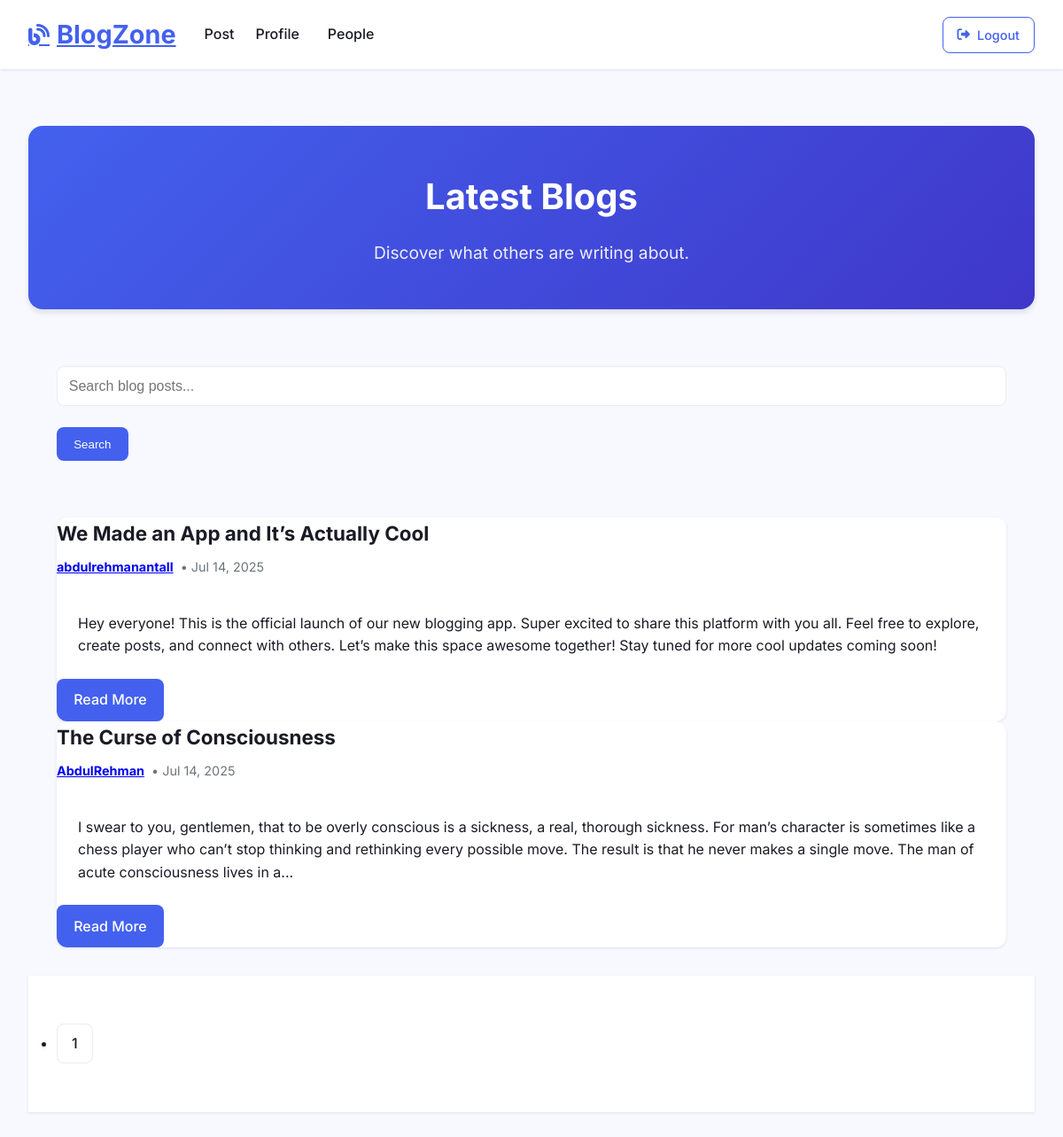
The page / (signed in) on the database its author committed.
### companyblog/models.py (models this page shows, shortened)
class BlogPost(db.Model):
    users=db.relationship(User)
    id=db.Column(db.Integer,primary_key=True)
    user_id=db.Column(db.Integer,db.ForeignKey('users.id'),nullable=False)
    date=db.Column(db.DateTime,nullable=False,default=datetime.utcnow)
    title=db.Column(db.String(),nullable=False)
    text=db.Column(db.Text,nullable=False)

class User(db.Model,UserMixin):
    __tablename__='users'
    id=db.Column(db.Integer,primary_key=True)
    profile_image=db.Column(db.String(64),nullable=False,default='default_profile.png')
    email=db.Column(db.String(64),unique=True,index=True)
    username=db.Column(db.String(64),unique=True,index=True)
    password_hash=db.Column(db.String(128))
    posts=db.relationship('BlogPost',backref='author',lazy=True)

### companyblog/core/views.py (the view)
@core.route('/')
def index():
    page = request.args.get('page', 1, type=int)
    search_query = request.args.get('search', '')
    if search_query:
        blog_posts = BlogPost.query.filter(
            or_(
                BlogPost.title.ilike(f'%{search_query}%'),
                BlogPost.text.ilike(f'%{search_query}%')
            )
        ).order_by(BlogPost.date.desc()).paginate(page=page, per_page=5)
    else:
        blog_posts = BlogPost.query.order_by(BlogPost.date.desc()).paginate(page=page, per_page=5)
    return render_template('index.html', blog_posts=blog_posts)

### companyblog/models.py (called while the page is built)
@login_manager.user_loader
def load_user(user_id):
    return User.query.get(user_id)

### companyblog/templates/index.html
{% extends "base.html" %}
{% block content %}
<div class="jumbotron">
    <h1>Latest Blogs</h1>
    <p>Discover what others are writing about.</p>
</div>
<div class="container mb-4">
    <form method="GET" action="{{ url_for('core.index') }}" class="d-flex">
        <input type="text" name="search" class="form-control me-2" placeholder="Search blog posts..."
            value="{{ request.args.get('search', '') }}">
        <button type="submit" class="btn btn-primary">Search</button>
    </form>
</div>
<div class="container">
    {% for post in blog_posts.items %}
    <div class="post-card">
        <h2>
            <a href="{{ url_for('blog_posts.blog_post', blog_post_id=post.id) }}">
                {{ post.title }}
            </a>
        </h2>
        <div class="post-meta">
            <a href="{{ url_for('users.user_posts', username=post.author.username) }}">
                <strong>{{ post.author.username }}</strong>
            </a> • {{ post.date.strftime('%b %d, %Y') }}
        </div>
        <p class="post-content">
            {{ post.text[:300] }}{% if post.text|length > 300 %}...{% endif %}
        </p>
        <div class="post-actions">
            <a class="btn btn-primary" href="{{ url_for('blog_posts.blog_post', blog_post_id=post.id) }}">
                Read More
            </a>
        </div>
    </div>
    {% endfor %}
</div>
<nav aria-label="Pagination">
    <ul class="pagination">
        {% for page_num in blog_posts.iter_pages(left_edge=1, right_edge=1, left_current=1, right_current=1) %}
        {% if page_num %}
        {% if blog_posts.page == page_num %}
        <li class="page-item active"><a class="page-link" href="#">{{ page_num }}</a></li>
        {% else %}
        <li class="page-item"><a class="page-link"
                href="{{ url_for('core.index', page=page_num, search=request.args.get('search')) }}">{{ page_num }}</a>
        </li>
        {% endif %}
        {% endif %}
        {% endfor %}
    </ul>
</nav>
{% endblock %}

### companyblog/templates/base.html (style rules this page uses)
:root { --primary: #4361ee; --primary-light: #e0e7ff; --secondary: #3f37c9; --accent: #f72585; --dark: #1a1b25; --light: #f8f9ff; --gray: #6c757d; --light-gray: #e9ecef; --success: #4cc9f0; --warning: #f8961e; --danger: #ef233c; --radius-sm: 8px; --radius-md: 12px; --radius-lg: 16px; --shadow-sm: 0 1px 3px rgba(0, 0, 0, 0.1); --shadow-md: 0 4px 6px rgba(0, 0, 0, 0.1); --shadow-lg: 0 10px 15px rgba(0, 0, 0, 0.1); --transition: all 0.3s cubic-bezier(0.25, 0.8, 0.25, 1); }
* { margin: 0; padding: 0; box-sizing: border-box; }
body { font-family: 'Inter', sans-serif; background-color: var(--light); color: var(--dark); line-height: 1.6; }
nav { background-color: white; padding: 1rem 2rem; display: flex; justify-content: space-between; align-items: center; box-shadow: var(--shadow-sm); position: sticky; top: 0; z-index: 100; }
.container { max-width: 1200px; margin: 0 auto; padding: 2rem; }
.jumbotron { background: linear-gradient(135deg, var(--primary), var(--secondary)); color: white; padding: 3rem 2rem; text-align: center; border-radius: var(--radius-lg); margin: 2rem 0; box-shadow: var(--shadow-md); }
.jumbotron h1 { font-size: 2.5rem; margin-bottom: 1rem; }
.jumbotron p { font-size: 1.2rem; max-width: 700px; margin: 0 auto; opacity: 0.9; }
.post-card { background: white; border-radius: var(--radius-md); overflow: hidden; box-shadow: var(--shadow-sm); transition: var(--transition); display: flex; flex-direction: column; height: 100%; }
.post-content { padding: 1.5rem; flex-grow: 1; display: flex; flex-direction: column; }
.post-card h2 { margin-bottom: 0.5rem; font-size: 1.4rem; }
.post-card h2 a { color: var(--dark); text-decoration: none; transition: var(--transition); }
.post-meta { color: var(--gray); font-size: 0.9rem; margin-bottom: 1rem; display: flex; align-items: center; gap: 0.5rem; }
.post-actions { display: flex; justify-content: space-between; align-items: center; margin-top: auto; }
.btn { display: inline-flex; align-items: center; justify-content: center; padding: 0.7rem 1.2rem; border-radius: var(--radius-sm); text-decoration: none; font-weight: 500; transition: var(--transition); gap: 0.5rem; border: none; cursor: pointer; }
.btn-primary { background-color: var(--primary); color: white; }
form input, form textarea, form select { width: 100%; padding: 0.8rem; border: 1px solid var(--light-gray); border-radius: var(--radius-sm); margin-bottom: 1.5rem; font-size: 1rem; transition: var(--transition); }
.pagination { display: flex; justify-content: center; margin: 3rem 0; gap: 0.5rem; }
.page-link { padding: 0.7rem 1rem; border-radius: var(--radius-sm); text-decoration: none; color: var(--dark); border: 1px solid var(--light-gray); transition: var(--transition); font-weight: 500; }

### rows shown on the page
BlogPost: title "We Made an App and It’s Actually Cool", author.username "abdulrehmanantall", date "Jul 14, 2025", text "Hey everyone! This is the official launch of our new blogging app. Super excited to share this platform with you all. Feel free to explore, create posts, and connect with others. Let’s make this space awesome together! Stay tuned for more cool updates coming soon!"
BlogPost: title "The Curse of Consciousness", author.username "AbdulRehman", date "Jul 14, 2025", text "I swear to you, gentlemen, that to be overly conscious is a sickness, a real, thorough sickness. For man’s character is sometimes like a chess player who can’t stop thinking and rethinking every possible move. The result is that he never makes a single move. The man of acute consciousness lives in a"

### other values the page prints
{{ page_num }} "1"
